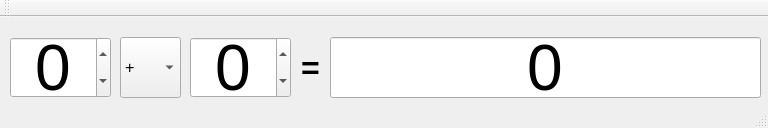
<?xml version="1.0" encoding="UTF-8"?>
<ui version="4.0">
 <class>MainWindow</class>
 <widget class="QMainWindow" name="MainWindow">
  <property name="geometry">
   <rect>
    <x>0</x>
    <y>0</y>
    <width>768</width>
    <height>128</height>
   </rect>
  </property>
  <property name="minimumSize">
   <size>
    <width>768</width>
    <height>128</height>
   </size>
  </property>
  <property name="maximumSize">
   <size>
    <width>768</width>
    <height>128</height>
   </size>
  </property>
  <property name="font">
   <font>
    <weight>75</weight>
    <bold>true</bold>
   </font>
  </property>
  <property name="windowTitle">
   <string>A simple calculator</string>
  </property>
  <widget class="QWidget" name="centralWidget">
   <widget class="QSpinBox" name="spinBoxNumber1">
    <property name="geometry">
     <rect>
      <x>10</x>
      <y>20</y>
      <width>101</width>
      <height>61</height>
     </rect>
    </property>
    <property name="font">
     <font>
      <pointsize>48</pointsize>
      <weight>50</weight>
      <bold>false</bold>
     </font>
    </property>
    <property name="wrapping">
     <bool>true</bool>
    </property>
    <property name="frame">
     <bool>true</bool>
    </property>
    <property name="alignment">
     <set>Qt::AlignCenter</set>
    </property>
    <property name="readOnly">
     <bool>false</bool>
    </property>
    <property name="buttonSymbols">
     <enum>QAbstractSpinBox::UpDownArrows</enum>
    </property>
    <property name="accelerated">
     <bool>true</bool>
    </property>
    <property name="correctionMode">
     <enum>QAbstractSpinBox::CorrectToNearestValue</enum>
    </property>
    <property name="suffix">
     <string/>
    </property>
    <property name="prefix">
     <string/>
    </property>
    <property name="displayIntegerBase">
     <number>10</number>
    </property>
   </widget>
   <widget class="QComboBox" name="comboBoxOperator">
    <property name="geometry">
     <rect>
      <x>120</x>
      <y>20</y>
      <width>61</width>
      <height>61</height>
     </rect>
    </property>
    <property name="font">
     <font>
      <pointsize>12</pointsize>
      <weight>50</weight>
      <bold>false</bold>
     </font>
    </property>
    <property name="insertPolicy">
     <enum>QComboBox::InsertAtBottom</enum>
    </property>
    <property name="iconSize">
     <size>
      <width>16</width>
      <height>16</height>
     </size>
    </property>
    <item>
     <property name="text">
      <string>+</string>
     </property>
    </item>
    <item>
     <property name="text">
      <string>-</string>
     </property>
    </item>
    <item>
     <property name="text">
      <string>*</string>
     </property>
    </item>
    <item>
     <property name="text">
      <string>/</string>
     </property>
    </item>
    <item>
     <property name="text">
      <string>^</string>
     </property>
    </item>
   </widget>
   <widget class="QLineEdit" name="lineEditResult">
    <property name="geometry">
     <rect>
      <x>330</x>
      <y>20</y>
      <width>431</width>
      <height>61</height>
     </rect>
    </property>
    <property name="font">
     <font>
      <pointsize>48</pointsize>
      <weight>50</weight>
      <bold>false</bold>
     </font>
    </property>
    <property name="text">
     <string>0</string>
    </property>
    <property name="alignment">
     <set>Qt::AlignCenter</set>
    </property>
    <property name="readOnly">
     <bool>true</bool>
    </property>
   </widget>
   <widget class="QSpinBox" name="spinBoxNumber2">
    <property name="geometry">
     <rect>
      <x>190</x>
      <y>20</y>
      <width>101</width>
      <height>61</height>
     </rect>
    </property>
    <property name="font">
     <font>
      <pointsize>48</pointsize>
      <weight>50</weight>
      <bold>false</bold>
     </font>
    </property>
    <property name="layoutDirection">
     <enum>Qt::LeftToRight</enum>
    </property>
    <property name="autoFillBackground">
     <bool>false</bool>
    </property>
    <property name="styleSheet">
     <string notr="true"/>
    </property>
    <property name="wrapping">
     <bool>true</bool>
    </property>
    <property name="frame">
     <bool>true</bool>
    </property>
    <property name="alignment">
     <set>Qt::AlignCenter</set>
    </property>
    <property name="readOnly">
     <bool>false</bool>
    </property>
    <property name="buttonSymbols">
     <enum>QAbstractSpinBox::UpDownArrows</enum>
    </property>
    <property name="accelerated">
     <bool>true</bool>
    </property>
    <property name="suffix">
     <string/>
    </property>
    <property name="prefix">
     <string/>
    </property>
    <property name="displayIntegerBase">
     <number>10</number>
    </property>
   </widget>
   <widget class="QLabel" name="label">
    <property name="geometry">
     <rect>
      <x>290</x>
      <y>10</y>
      <width>41</width>
      <height>81</height>
     </rect>
    </property>
    <property name="font">
     <font>
      <pointsize>24</pointsize>
     </font>
    </property>
    <property name="text">
     <string>=</string>
    </property>
    <property name="alignment">
     <set>Qt::AlignCenter</set>
    </property>
   </widget>
  </widget>
  <widget class="QMenuBar" name="menuBar">
   <property name="geometry">
    <rect>
     <x>0</x>
     <y>0</y>
     <width>768</width>
     <height>21</height>
    </rect>
   </property>
  </widget>
  <widget class="QToolBar" name="mainToolBar">
   <attribute name="toolBarArea">
    <enum>TopToolBarArea</enum>
   </attribute>
   <attribute name="toolBarBreak">
    <bool>false</bool>
   </attribute>
  </widget>
  <widget class="QStatusBar" name="statusBar"/>
 </widget>
 <layoutdefault spacing="6" margin="11"/>
 <resources/>
 <connections/>
</ui>
